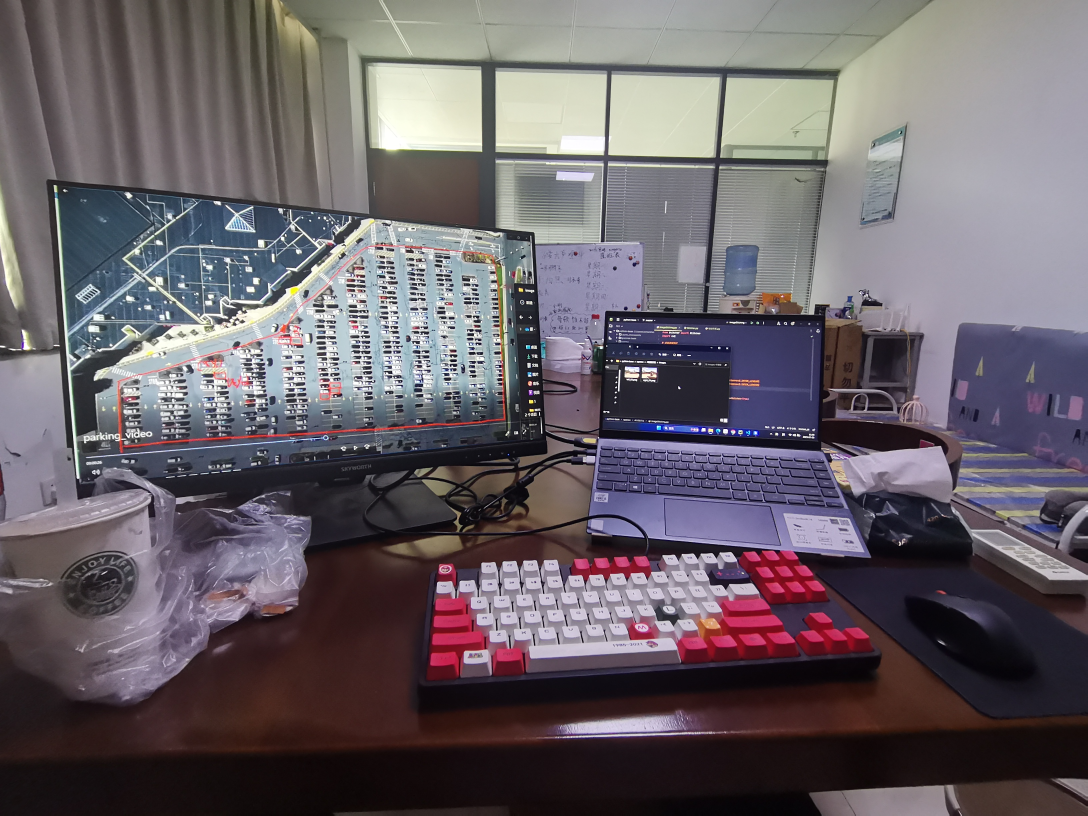
#> input picture opencv/4图像拼接/images/test_2.jpg, 3264 x 2448 px (shown at 1/3 size)
$ python ImageStiching.py
#> lines starting #> are read from the running program, lines starting #| are printed output that depends on the picture; after the words box and inside, x2 and y2 are one past the last pixel; in counts of white or black regions, pixels touching at a corner belong together
### opencv/4图像拼接/Stitcher.py
import numpy as np
import cv2


class Stitcher:

    # 拼接函数
    def stitch(self, images, ratio=0.75, reprojThresh=4.0, showMatches=False):
        # 获取输入图片
        (imageB, imageA) = images
        # 检测A、B图片的SIFT关键特征点，并计算特征描述子
        (kpsA, featuresA) = self.detectAndDescribe(imageA)
        (kpsB, featuresB) = self.detectAndDescribe(imageB)

        # 匹配两张图片的所有特征点，返回匹配结果
        M = self.matchKeypoints(kpsA, kpsB, featuresA, featuresB, ratio, reprojThresh)

        # 如果返回结果为空，没有匹配成功的特征点，退出算法
        if M is None:
            print('没有匹配成功的特征点!!!')
            return None

        # 否则，提取匹配结果
        # H是3x3视角变换矩阵
        (matches, H, status) = M
        # 将图片A进行视角变换，result是变换后图片
        result = cv2.warpPerspective(imageA, H, (imageA.shape[1] + imageB.shape[1], imageA.shape[0]))
        self.cv_show('result Perspective', result)
        # 将图片B传入result图片最左端
        result[0:imageB.shape[0], 0:imageB.shape[1]] = imageB
        self.cv_show('result match', result)
        # 检测是否需要显示图片匹配
        if showMatches:
            # 生成匹配图片
            vis = self.drawMatches(imageA, imageB, kpsA, kpsB, matches, status)
            # 返回结果
            return (result, vis)

        # 返回匹配结果
        return result

    # 将图像展示出来:
    def cv_show(self, name, img):
        cv2.imshow(name, img)
        cv2.waitKey(0)
        cv2.destroyAllWindows()

    def detectAndDescribe(self, image):
        # 将彩色图片转换成灰度图
        gray = cv2.cvtColor(image, cv2.COLOR_BGR2GRAY)

        # 建立SIFT生成器
        descriptor = cv2.SIFT_create()
        # 检测SIFT特征点，并计算描述
        (kps, features) = descriptor.detectAndCompute(image, None)

        # 将结果转换成NumPy数组
        kps = np.float32([kp.pt for kp in kps])

        # 返回特征点集，及对应的描述特征
        return kps, features

    def matchKeypoints(self, kpsA, kpsB, featuresA, featuresB, ratio, reprojThresh):
        # 建立暴力匹配器
        matcher = cv2.BFMatcher()

        # 使用KNN检测来自A、B图的SIFT特征匹配对，K=2
        rawMatches = matcher.knnMatch(featuresA, featuresB, 2)

        matches = []
        for m in rawMatches:
            # 当最近距离跟次近距离的比值小于ratio值时，保留此匹配对
            if len(m) == 2 and m[0].distance < m[1].distance * ratio:
                # 存储两个点在featuresA, featuresB中的索引值
                matches.append((m[0].trainIdx, m[0].queryIdx))

        # 当筛选后的匹配对大于4时，计算视角变换矩阵
        if len(matches) > 4:
            # 获取匹配对的点坐标
            ptsA = np.float32([kpsA[i] for (_, i) in matches])
            ptsB = np.float32([kpsB[i] for (i, _) in matches])

            # 计算视角变换矩阵
            (H, status) = cv2.findHomography(ptsA, ptsB, cv2.RANSAC, reprojThresh)

            # 返回结果
            return (matches, H, status)

        # 如果匹配对小于4时，返回None
        return None

    def drawMatches(self, imageA, imageB, kpsA, kpsB, matches, status):
        # 初始化可视化图片，将A、B图左右连接到一起
        (hA, wA) = imageA.shape[:2]
        (hB, wB) = imageB.shape[:2]
        vis = np.zeros((max(hA, hB), wA + wB, 3), dtype="uint8")
        vis[0:hA, 0:wA] = imageA
        vis[0:hB, wA:] = imageB

        # 联合遍历，画出匹配对
        for ((trainIdx, queryIdx), s) in zip(matches, status):
            # 当点对匹配成功时，画到可视化图上
            if s == 1:
                # 画出匹配对
                ptA = (int(kpsA[queryIdx][0]), int(kpsA[queryIdx][1]))
                ptB = (int(kpsB[trainIdx][0]) + wA, int(kpsB[trainIdx][1]))
                cv2.line(vis, ptA, ptB, (0, 255, 0), 1)

        # 返回可视化结果
        return vis

### opencv/4图像拼接/ImageStiching.py
from Stitcher import Stitcher
import cv2

# 读取拼接图片
imageA = cv2.imread("./images/test_2.jpg")
#> imageA is the input picture: shape (2448, 3264, 3); mean B, G, R 103.1, 97, 104.7
imageB = cv2.imread("./images/test_1.jpg")
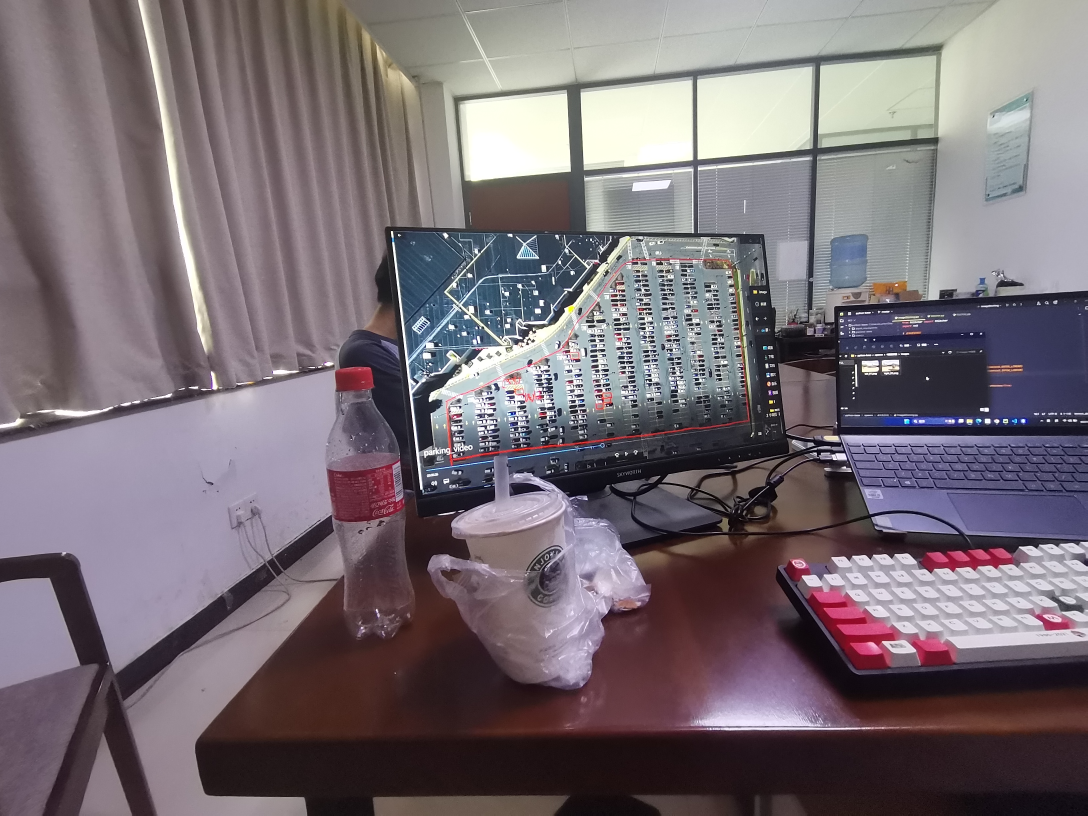
#> input picture opencv/4图像拼接/images/test_1.jpg, 3264 x 2448 px (shown at 1/3 size)
#> imageB is the input picture: shape (2448, 3264, 3); mean B, G, R 116.1, 109.5, 119.5
# imageA = cv2.imread("./images/left_01.png")
# imageB = cv2.imread("./images/right_01.png")

# 改变图像大小：
down_width = 500
down_height = 400
down_points = (down_width, down_height)
imageA = cv2.resize(imageA, down_points, interpolation=cv2.INTER_LINEAR)
#> imageA: shape (400, 500, 3)
imageB = cv2.resize(imageB, down_points, interpolation=cv2.INTER_LINEAR)
#> imageB: shape (400, 500, 3)

cv2.imshow("Image A before train", imageA)
cv2.imshow("Image B before train", imageB)

print('开始执行...')
# 把图片拼接成全景图
stitcher = Stitcher()
(result, vis) = stitcher.stitch([imageA, imageB], showMatches=True)
#> in detectAndDescribe, `gray = cv2.cvtColor(image, cv2.COLOR_BGR2GRAY)`:
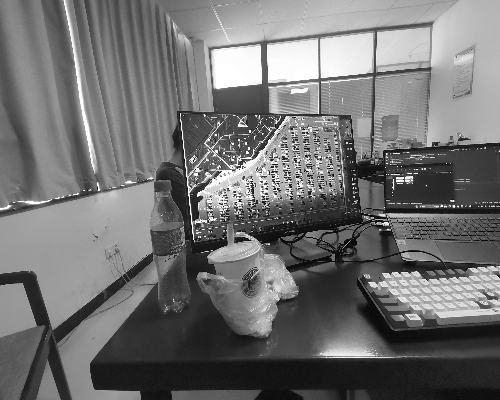
#> gray: shape (400, 500); min 1, max 255, mean 113.2
#> in detectAndDescribe, `(kps, features) = descriptor.detectAndCompute(image, None)`: kps = 917 keypoints; strongest (x, y, size): (247, 152, 2), (199, 194, 2.7), (386, 224, 2.8), (216, 151, 1.9)
#> in detectAndDescribe, `kps = np.float32([kp.pt for kp in kps])`: kps = 917 pairs, first value 5.72 to 496.4, second value 10.78 to 396.7
#> in stitch, `(kpsA, featuresA) = self.detectAndDescribe(imageA)`: kpsA has the same summary as kps in detectAndDescribe
#> in detectAndDescribe (call 2), `gray = cv2.cvtColor(image, cv2.COLOR_BGR2GRAY)`:
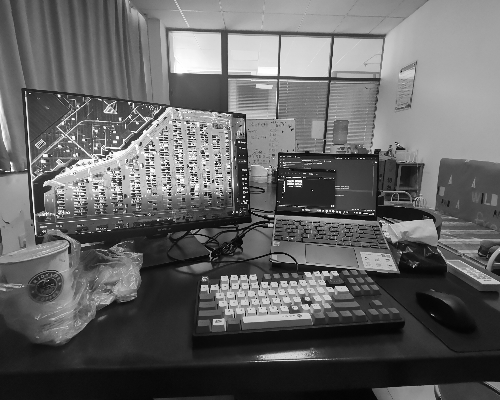
#> gray: shape (400, 500); min 1, max 255, mean 99.9
#> in detectAndDescribe (call 2), `(kps, features) = descriptor.detectAndCompute(image, None)`: kps = 1107 keypoints; strongest (x, y, size): (205, 186, 1.9), (137, 123, 1.8), (96, 131, 1.8), (12, 170, 2)
#> in detectAndDescribe (call 2), `kps = np.float32([kp.pt for kp in kps])`: kps = 1107 pairs, first value 3.69 to 495.7, second value 4.95 to 391.3
#> in stitch, `(kpsB, featuresB) = self.detectAndDescribe(imageB)`: kpsB has the same summary as kps in detectAndDescribe
#> in matchKeypoints, `rawMatches = matcher.knnMatch(featuresA, featuresB, 2)`: rawMatches = 917 matches
#> after the loop in matchKeypoints, `for m in rawMatches:`: matches = 88 pairs, first value 19 to 1080, second value 21 to 874
#> in matchKeypoints, `ptsA = np.float32([kpsA[i] for (_, i) in matches])`: ptsA = 88 pairs, first value 41.05 to 468.6, second value 21.54 to 393.3
#> in matchKeypoints, `ptsB = np.float32([kpsB[i] for (i, _) in matches])`: ptsB = 88 pairs, first value 17.32 to 467.9, second value 14.34 to 391.3
#> in matchKeypoints, `(H, status) = cv2.findHomography(ptsA, ptsB, cv2.RANSAC, reprojThresh)`: H = [[1.96, -0.0458, -319.7], [0.333, 1.56, -127.4], [0.00125, 0.000364, 1]]; status = 88 values, max 1 at index 19, min 0 at index 0, mean 0.318
#> in stitch, `result = cv2.warpPerspective(imageA, H, (imageA.shape[1] + imageB.shap..`:
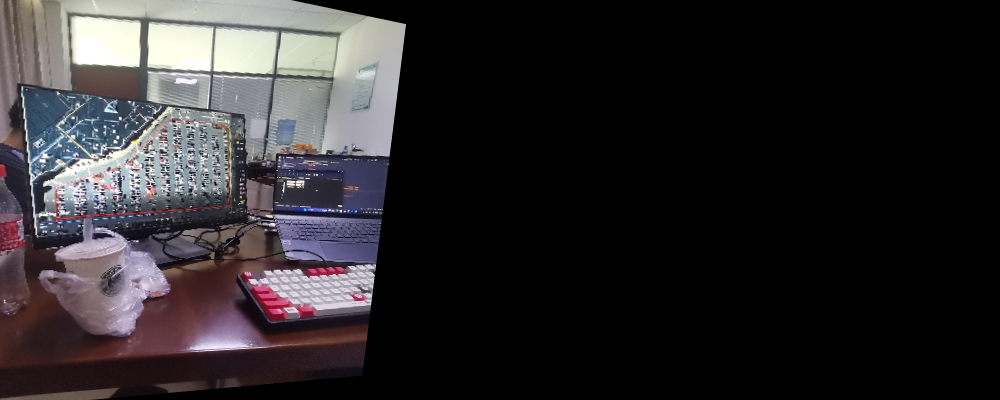
#> result: shape (400, 1000, 3); mean B, G, R 42.9, 40.9, 43.7
#> in stitch, `result[0:imageB.shape[0], 0:imageB.shape[1]] = imageB`:
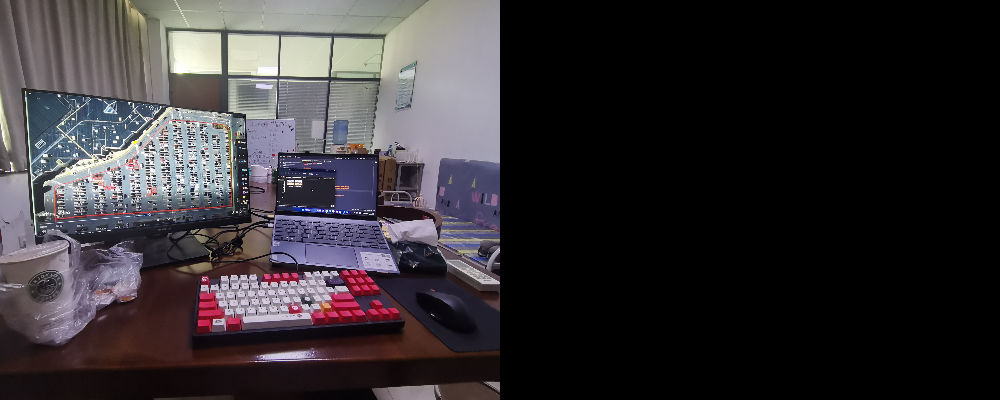
#> result: shape (400, 1000, 3); mean B, G, R 51.5, 48.4, 52.3
#> in drawMatches, `vis[0:hB, wA:] = imageB`:
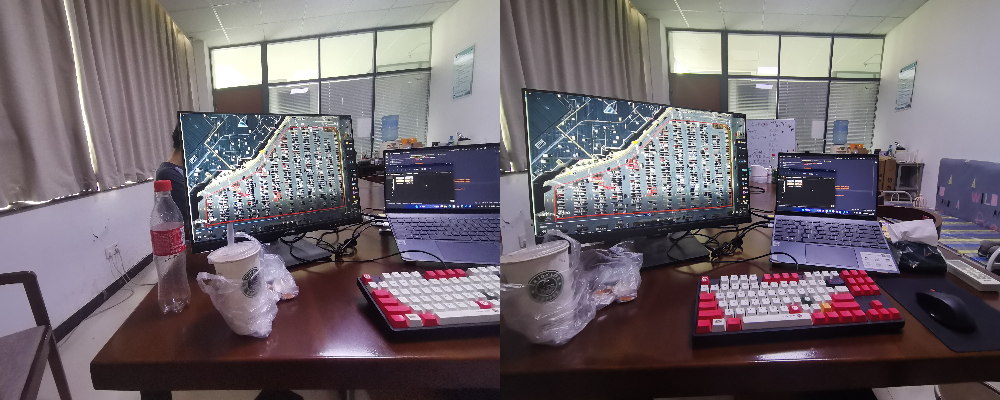
#> vis: shape (400, 1000, 3); mean B, G, R 109.5, 103.2, 112
#> the loop in drawMatches, `for ((trainIdx, queryIdx), s) in zip(matches, status):` made 88 passes
#> (trainIdx, queryIdx, s, ptA, ptB) on passes 20, 21, 22, 24, 26, 27, 32, 33, 34, 35, 37, 39: (62, 224, [1], (198, 194), (545, 183)), (63, 225, [1], (198, 194), (545, 183)), (75, 226, [1], (199, 156), (548, 140)), (83, 229, [1], (201, 186), (550, 175)), (108, 242, [1], (207, 175), (559, 163)), (119, 247, [1], (208, 180), (561, 169)), (142, 272, [1], (215, 175), (569, 165)), (158, 279, [1], (217, 172), (573, 161)), (176, 284, [1], (219, 198), (577, 189)), (192, 296, [1], (223, 167), (582, 155)), (214, 304, [1], (230, 194), (590, 185)), (243, 318, [1], (237, 167), (600, 157))
#> (ptA, ptB) on passes 74, 78, 81: ((388, 209), (776, 212)), ((394, 177), (785, 179)), ((408, 178), (798, 182))
#> after the loop in drawMatches, `for ((trainIdx, queryIdx), s) in zip(matches, status):`:
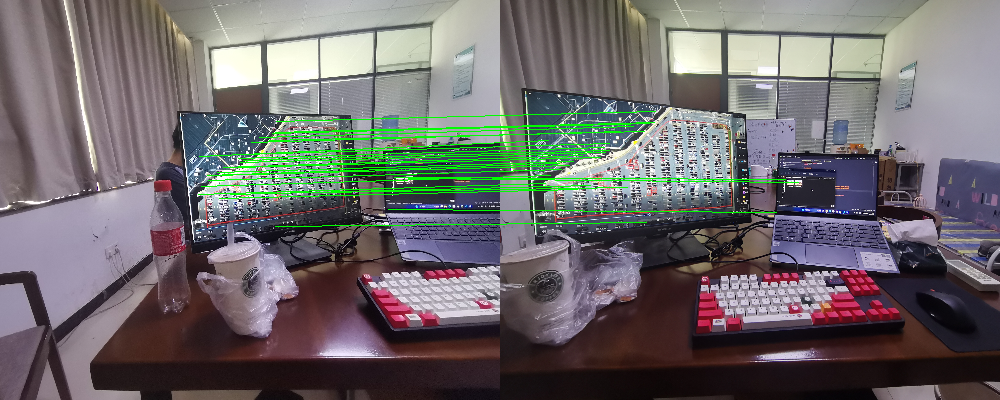
#> vis: shape (400, 1000, 3); 2.28% of pixels changed, all inside (x1, y1, x2, y2) = (198, 111, 799, 227)

# 显示所有图片
cv2.imshow("Image A", imageA)
cv2.imshow("Image B", imageB)
cv2.imshow("Keypoint Matches line", vis)
cv2.imshow("Result", result)
cv2.waitKey(0)
cv2.destroyAllWindows()
